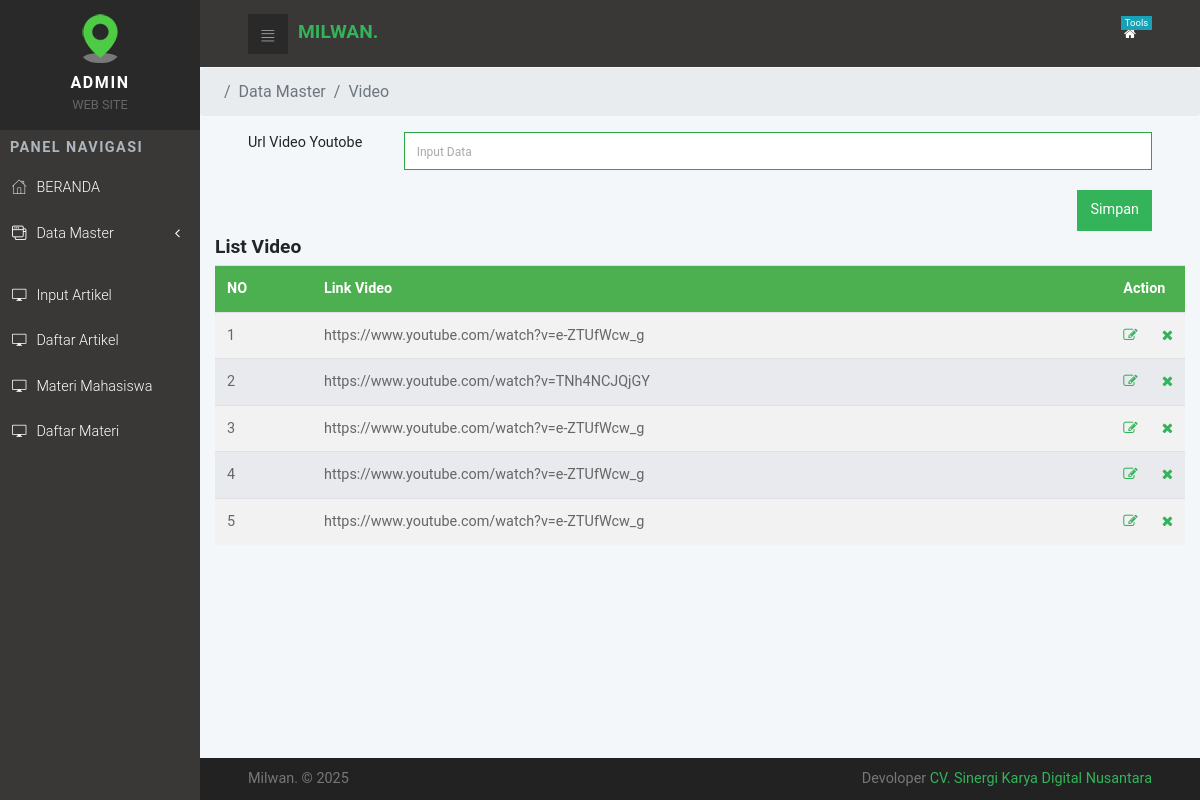
The page /admin/video_add.php (signed in) on the database its author committed.
### tables this page shows
CREATE TABLE IF NOT EXISTS `tbl_bulan` (
`kode` int(11) NOT NULL,
  `uraian` varchar(100) DEFAULT NULL
);

### admin/video_add.php (the view, shortened to what this page needs)
<?php
include'header.php'; ?>
      <section class="statistics">
        <div class="container-fluid">
          <div class="row d-flex">
            <div class="col-lg-12">
        </div>
      </section>
          <ul class="breadcrumb">
            <li class="breadcrumb-item active">Data Master <li class="breadcrumb-item active">Video</li> </li>
          </ul>
       <section class="statistics">
        <div class="container-fluid">
          <div class="row d-flex">
            <div class="col-lg-12">
                <div class="form-group row has-success">
                      <label class="col-sm-2 form-control-label">Url Video Youtobe</label>
                      <div class="col-sm-10">
                        <input type="text" name="txtbulan" class="form-control is-valid" placeholder="Input Data" required oninvalid="this.setCustomValidity('Tidak Boleh Kosong')" oninput="setCustomValidity('')"> </input>
                      </div>
                </div>
               <p align="right"> <input type="submit" name="btnsimpan" class="btn btn-primary" value="Simpan"> </p>
                </div>
              </div>
          </div>
      </section>
    <div class="col-md-12">
          <div class="box box-info">
            <div class="box-header with-border">
              <h3 class="box-title">List Video</h3>
            </div>
            <div class="box-body no-padding">
          <div class="table-responsive">
              <table class="table table-striped">
                <tr>
                  <th width="10%">NO</th>
                  <th>Link Video</th>
                  <th width="5%" colspan="2">Action</th>
                </tr>
                <?php
                    $no =1;
                      $qry = mysqli_query($konek,"SELECT * FROM tbl_bulan");
                        while ($data=mysqli_fetch_array($qry)) {
                  ?>
                <tr>
                  <td><?php echo $no++; ?></td>
                  <td><?php echo $data['uraian']; ?></td>
                  <td> <a href="video_edit.php?id=<?php echo base64_encode($data['kode']); ?>" class="fa fa-edit"></td>
                 <td> <a href="video_hapus.php?id=<?php echo $data['kode']; ?>" class="fa fa-times"></td>
                </tr>
                <?php } ?>
              </table>
</div>
            </div>
          </div>
          </div>
<?php include'footer.php'; ?>

### admin/css/style.default.css (style rules this page uses)
a { display: inline-block; text-decoration: none; color: #fff; }
body { overflow-x: hidden; }
table { font-size: 0.9em; color: #666; }
@media (min-width: 768px) { .container-fluid { padding: 0 3rem; } }
.statistics p { font-size: 0.8em; color: #999; margin-bottom: 5px; }
label { font-size: .9rem; }
input.form-control { border-radius: 0; }
.form-group { margin-bottom: 10px; }
.form-group div[class*='col-'] { margin-bottom: 10px; }
.btn { font-weight: 400; border: 1px solid transparent; padding: 0.55rem 0.75rem; font-size: 0.9rem; line-height: 1.5; border-radius: 0; -webkit-transition: background-color 0.15s ease-in-out, border-color 0.15s ease-in-out, -webkit-box-shadow 0.15s ease-in-out; transition: background-color 0.15s ease-in-out, border-color 0.15s ease-in-out, -webkit-box-shadow 0.15s ease-in-out; transition: background-color 0.15s ease-in-out, border-color 0.15s ease-in-out, box-shadow 0.15s ease-in-out; transition: background-color 0.15s ease-in-out, border-color 0.15s ease-in-out, box-shadow 0.15s ease-in-out, -webkit-box-shadow 0.15s ease-in-out; }
.btn-primary { color: color-yiq(#33b35a); background-color: #33b35a; border-color: #33b35a; }
body { font-family: "Roboto", sans-serif; font-size: 1rem; font-weight: 400; line-height: 1.5; color: #212529; background-color: #fff; }
a { color: #33b35a; text-decoration: none; }
h1, h2, h3, h4, h5, h6, .h1, .h2, .h3, .h4, .h5, .h6 { margin-bottom: 0.5rem; font-family: inherit; font-weight: 700; line-height: 1.1; color: inherit; }
h3, .h3 { font-size: 1.2rem; }

### admin/video_add.php (style rules this page uses)
table { border-collapse: collapse; width: 100%; }
th, td { text-align: left; padding: 8px; }
tr:nth-child(even) { background-color: #f2f2f2 }
th { background-color: #4CAF50; color: white; }

### rows shown on the page
tbl_bulan: uraian "https://www.youtube.com/watch?v=e-ZTUfWcw_g"
tbl_bulan: uraian "https://www.youtube.com/watch?v=TNh4NCJQjGY"
tbl_bulan: uraian "https://www.youtube.com/watch?v=e-ZTUfWcw_g"
tbl_bulan: uraian "https://www.youtube.com/watch?v=e-ZTUfWcw_g"
tbl_bulan: uraian "https://www.youtube.com/watch?v=e-ZTUfWcw_g"
